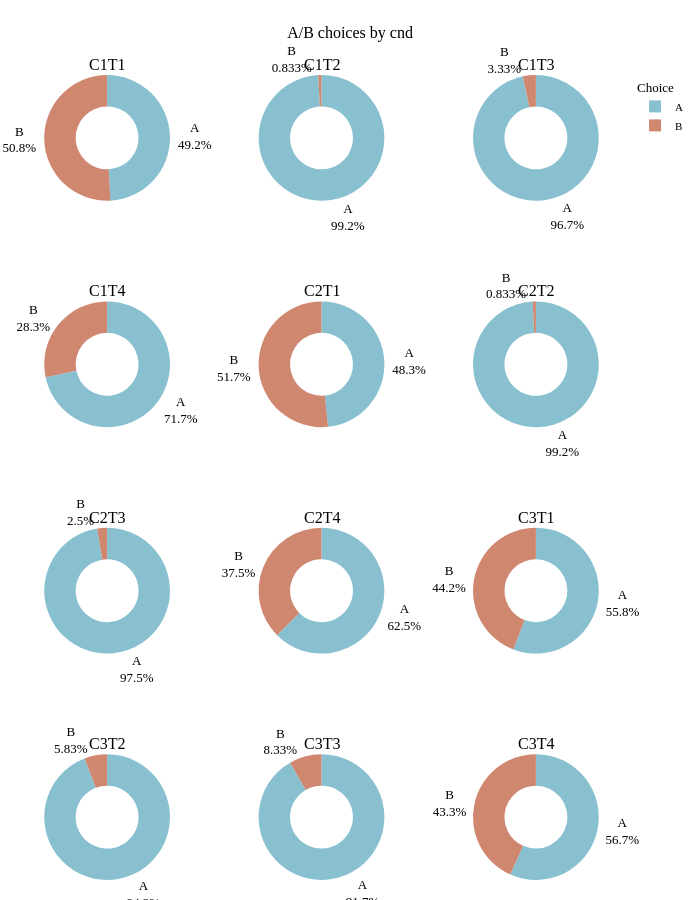
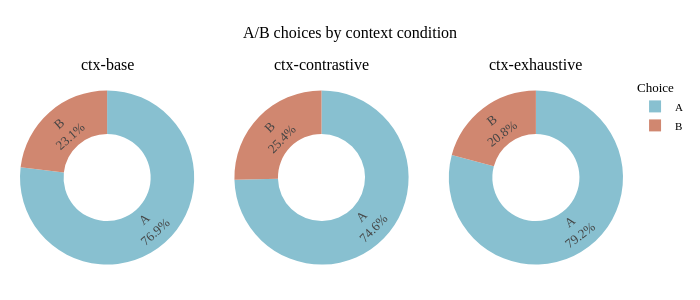

The notebook cell these images were saved under, in order:
### Markdown cell above
#### Choice plots

Each donut shows pooled choice proportions within one condition. Slice colors distinguish A from B and do not encode exhaustive/base/contrastive conditions.

### Code cell
# Plot pooled A/B counts; the slices use choice colors rather than condition colors.
def choice_donut_figure(data, condition):
    levels = sorted(data[condition].dropna().unique(), key=str)
    columns = min(3, len(levels))
    rows = math.ceil(len(levels) / columns)
    specs = [
        [{'type': 'domain'} if column < len(levels) - row * columns else None
         for column in range(columns)]
        for row in range(rows)
    ]
    figure = make_subplots(
        rows=rows, cols=columns, specs=specs,
        subplot_titles=[str(level) for level in levels]
    )
    for index, level in enumerate(levels):
        row, column = divmod(index, columns)
        counts = (
            data.loc[data[condition].eq(level), 'choice_ab']
            .value_counts().reindex(['A', 'B'], fill_value=0)
        )
        figure.add_trace(
            go.Pie(
                labels=counts.index, values=counts.values, hole=0.5, sort=False,
                textinfo='label+percent', showlegend=index == 0,
                marker={'colors': CHOICE_COLORS},
                hovertemplate='<b>Choice %{label}</b><br>Trials: %{value}<br>Share: %{percent}<extra></extra>'
            ), row=row + 1, col=column + 1
        )
    figure.update_layout(
        title=f'A/B choices by {condition.replace("_", " ")}',
        height=max(300, rows * 200 + 100), width=FIGURE_WIDTH,
        legend_title_text='Choice', margin={'l': 20, 'r': 20, 't': 75, 'b': 20}
    )
    return figure

choice_donut_figures = {}
for condition in condition_columns:
    choice_donut_figures[condition] = choice_donut_figure(choice_data, condition)
    choice_donut_figures[condition].show()

### Figure 1 — Plotly figure (JSON) as saved in the notebook; plotly's stock layout.template omitted (floating-point values rounded to 4 significant figures)
{"data": [{"domain": {"x": [0, 0.2889], "y": [0.8438, 1]}, "hole": 0.5, "hovertemplate": "<b>Choice %{label}</b><br>Trials: %{value}<br>Share: %{percent}<extra></extra>", "labels": ["A", "B"], "marker": {"colors": ["#88c0d0", "#d08770"]}, "showlegend": true, "sort": false, "textinfo": "label+percent", "type": "pie", "values": [59, 61]}, {"domain": {"x": [0.3556, 0.6444], "y": [0.8438, 1]}, "hole": 0.5, "hovertemplate": "<b>Choice %{label}</b><br>Trials: %{value}<br>Share: %{percent}<extra></extra>", "labels": ["A", "B"], "marker": {"colors": ["#88c0d0", "#d08770"]}, "showlegend": false, "sort": false, "textinfo": "label+percent", "type": "pie", "values": [119, 1]}, {"domain": {"x": [0.7111, 1], "y": [0.8438, 1]}, "hole": 0.5, "hovertemplate": "<b>Choice %{label}</b><br>Trials: %{value}<br>Share: %{percent}<extra></extra>", "labels": ["A", "B"], "marker": {"colors": ["#88c0d0", "#d08770"]}, "showlegend": false, "sort": false, "textinfo": "label+percent", "type": "pie", "values": [116, 4]}, {"domain": {"x": [0, 0.2889], "y": [0.5625, 0.7188]}, "hole": 0.5, "hovertemplate": "<b>Choice %{label}</b><br>Trials: %{value}<br>Share: %{percent}<extra></extra>", "labels": ["A", "B"], "marker": {"colors": ["#88c0d0", "#d08770"]}, "showlegend": false, "sort": false, "textinfo": "label+percent", "type": "pie", "values": [86, 34]}, {"domain": {"x": [0.3556, 0.6444], "y": [0.5625, 0.7188]}, "hole": 0.5, "hovertemplate": "<b>Choice %{label}</b><br>Trials: %{value}<br>Share: %{percent}<extra></extra>", "labels": ["A", "B"], "marker": {"colors": ["#88c0d0", "#d08770"]}, "showlegend": false, "sort": false, "textinfo": "label+percent", "type": "pie", "values": [58, 62]}, {"domain": {"x": [0.7111, 1], "y": [0.5625, 0.7188]}, "hole": 0.5, "hovertemplate": "<b>Choice %{label}</b><br>Trials: %{value}<br>Share: %{percent}<extra></extra>", "labels": ["A", "B"], "marker": {"colors": ["#88c0d0", "#d08770"]}, "showlegend": false, "sort": false, "textinfo": "label+percent", "type": "pie", "values": [119, 1]}, {"domain": {"x": [0, 0.2889], "y": [0.2812, 0.4375]}, "hole": 0.5, "hovertemplate": "<b>Choice %{label}</b><br>Trials: %{value}<br>Share: %{percent}<extra></extra>", "labels": ["A", "B"], "marker": {"colors": ["#88c0d0", "#d08770"]}, "showlegend": false, "sort": false, "textinfo": "label+percent", "type": "pie", "values": [117, 3]}, {"domain": {"x": [0.3556, 0.6444], "y": [0.2812, 0.4375]}, "hole": 0.5, "hovertemplate": "<b>Choice %{label}</b><br>Trials: %{value}<br>Share: %{percent}<extra></extra>", "labels": ["A", "B"], "marker": {"colors": ["#88c0d0", "#d08770"]}, "showlegend": false, "sort": false, "textinfo": "label+percent", "type": "pie", "values": [75, 45]}, {"domain": {"x": [0.7111, 1], "y": [0.2812, 0.4375]}, "hole": 0.5, "hovertemplate": "<b>Choice %{label}</b><br>Trials: %{value}<br>Share: %{percent}<extra></extra>", "labels": ["A", "B"], "marker": {"colors": ["#88c0d0", "#d08770"]}, "showlegend": false, "sort": false, "textinfo": "label+percent", "type": "pie", "values": [67, 53]}, {"domain": {"x": [0, 0.2889], "y": [0, 0.1562]}, "hole": 0.5, "hovertemplate": "<b>Choice %{label}</b><br>Trials: %{value}<br>Share: %{percent}<extra></extra>", "labels": ["A", "B"], "marker": {"colors": ["#88c0d0", "#d08770"]}, "showlegend": false, "sort": false, "textinfo": "label+percent", "type": "pie", "values": [113, 7]}, {"domain": {"x": [0.3556, 0.6444], "y": [0, 0.1562]}, "hole": 0.5, "hovertemplate": "<b>Choice %{label}</b><br>Trials: %{value}<br>Share: %{percent}<extra></extra>", "labels": ["A", "B"], "marker": {"colors": ["#88c0d0", "#d08770"]}, "showlegend": false, "sort": false, "textinfo": "label+percent", "type": "pie", "values": [110, 10]}, {"domain": {"x": [0.7111, 1], "y": [0, 0.1562]}, "hole": 0.5, "hovertemplate": "<b>Choice %{label}</b><br>Trials: %{value}<br>Share: %{percent}<extra></extra>", "labels": ["A", "B"], "marker": {"colors": ["#88c0d0", "#d08770"]}, "showlegend": false, "sort": false, "textinfo": "label+percent", "type": "pie", "values": [68, 52]}], "layout": {"annotations": [{"font": {"size": 16}, "showarrow": false, "text": "C1T1", "x": 0.1444, "xanchor": "center", "xref": "paper", "y": 1, "yanchor": "bottom", "yref": "paper"}, {"font": {"size": 16}, "showarrow": false, "text": "C1T2", "x": 0.5, "xanchor": "center", "xref": "paper", "y": 1, "yanchor": "bottom", "yref": "paper"}, {"font": {"size": 16}, "showarrow": false, "text": "C1T3", "x": 0.8556, "xanchor": "center", "xref": "paper", "y": 1, "yanchor": "bottom", "yref": "paper"}, {"font": {"size": 16}, "showarrow": false, "text": "C1T4", "x": 0.1444, "xanchor": "center", "xref": "paper", "y": 0.7188, "yanchor": "bottom", "yref": "paper"}, {"font": {"size": 16}, "showarrow": false, "text": "C2T1", "x": 0.5, "xanchor": "center", "xref": "paper", "y": 0.7188, "yanchor": "bottom", "yref": "paper"}, {"font": {"size": 16}, "showarrow": false, "text": "C2T2", "x": 0.8556, "xanchor": "center", "xref": "paper", "y": 0.7188, "yanchor": "bottom", "yref": "paper"}, {"font": {"size": 16}, "showarrow": false, "text": "C2T3", "x": 0.1444, "xanchor": "center", "xref": "paper", "y": 0.4375, "yanchor": "bottom", "yref": "paper"}, {"font": {"size": 16}, "showarrow": false, "text": "C2T4", "x": 0.5, "xanchor": "center", "xref": "paper", "y": 0.4375, "yanchor": "bottom", "yref": "paper"}, {"font": {"size": 16}, "showarrow": false, "text": "C3T1", "x": 0.8556, "xanchor": "center", "xref": "paper", "y": 0.4375, "yanchor": "bottom", "yref": "paper"}, {"font": {"size": 16}, "showarrow": false, "text": "C3T2", "x": 0.1444, "xanchor": "center", "xref": "paper", "y": 0.1562, "yanchor": "bottom", "yref": "paper"}, {"font": {"size": 16}, "showarrow": false, "text": "C3T3", "x": 0.5, "xanchor": "center", "xref": "paper", "y": 0.1562, "yanchor": "bottom", "yref": "paper"}, {"font": {"size": 16}, "showarrow": false, "text": "C3T4", "x": 0.8556, "xanchor": "center", "xref": "paper", "y": 0.1562, "yanchor": "bottom", "yref": "paper"}], "height": 900, "legend": {"title": {"text": "Choice"}}, "margin": {"b": 20, "l": 20, "r": 20, "t": 75}, "title": {"text": "A/B choices by cnd"}, "width": 700}}

### Figure 2 — Plotly figure (JSON) as saved in the notebook; plotly's stock layout.template omitted (floating-point values rounded to 4 significant figures)
{"data": [{"domain": {"x": [0, 0.2889], "y": [0, 1]}, "hole": 0.5, "hovertemplate": "<b>Choice %{label}</b><br>Trials: %{value}<br>Share: %{percent}<extra></extra>", "labels": ["A", "B"], "marker": {"colors": ["#88c0d0", "#d08770"]}, "showlegend": true, "sort": false, "textinfo": "label+percent", "type": "pie", "values": [369, 111]}, {"domain": {"x": [0.3556, 0.6444], "y": [0, 1]}, "hole": 0.5, "hovertemplate": "<b>Choice %{label}</b><br>Trials: %{value}<br>Share: %{percent}<extra></extra>", "labels": ["A", "B"], "marker": {"colors": ["#88c0d0", "#d08770"]}, "showlegend": false, "sort": false, "textinfo": "label+percent", "type": "pie", "values": [358, 122]}, {"domain": {"x": [0.7111, 1], "y": [0, 1]}, "hole": 0.5, "hovertemplate": "<b>Choice %{label}</b><br>Trials: %{value}<br>Share: %{percent}<extra></extra>", "labels": ["A", "B"], "marker": {"colors": ["#88c0d0", "#d08770"]}, "showlegend": false, "sort": false, "textinfo": "label+percent", "type": "pie", "values": [380, 100]}], "layout": {"annotations": [{"font": {"size": 16}, "showarrow": false, "text": "ctx-base", "x": 0.1444, "xanchor": "center", "xref": "paper", "y": 1, "yanchor": "bottom", "yref": "paper"}, {"font": {"size": 16}, "showarrow": false, "text": "ctx-contrastive", "x": 0.5, "xanchor": "center", "xref": "paper", "y": 1, "yanchor": "bottom", "yref": "paper"}, {"font": {"size": 16}, "showarrow": false, "text": "ctx-exhaustive", "x": 0.8556, "xanchor": "center", "xref": "paper", "y": 1, "yanchor": "bottom", "yref": "paper"}], "height": 300, "legend": {"title": {"text": "Choice"}}, "margin": {"b": 20, "l": 20, "r": 20, "t": 75}, "title": {"text": "A/B choices by context condition"}, "width": 700}}
